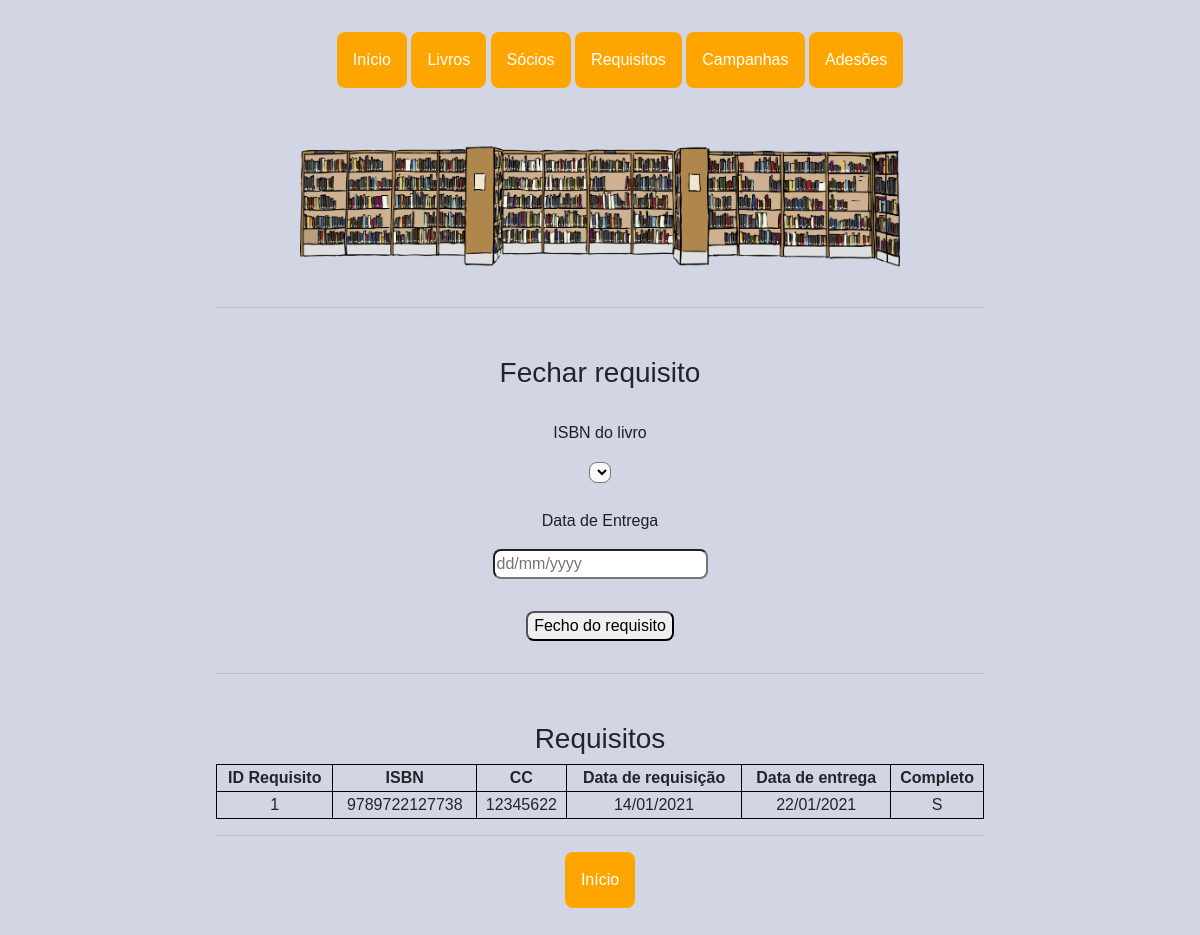
The page /compl_req on the database as committed earlier.
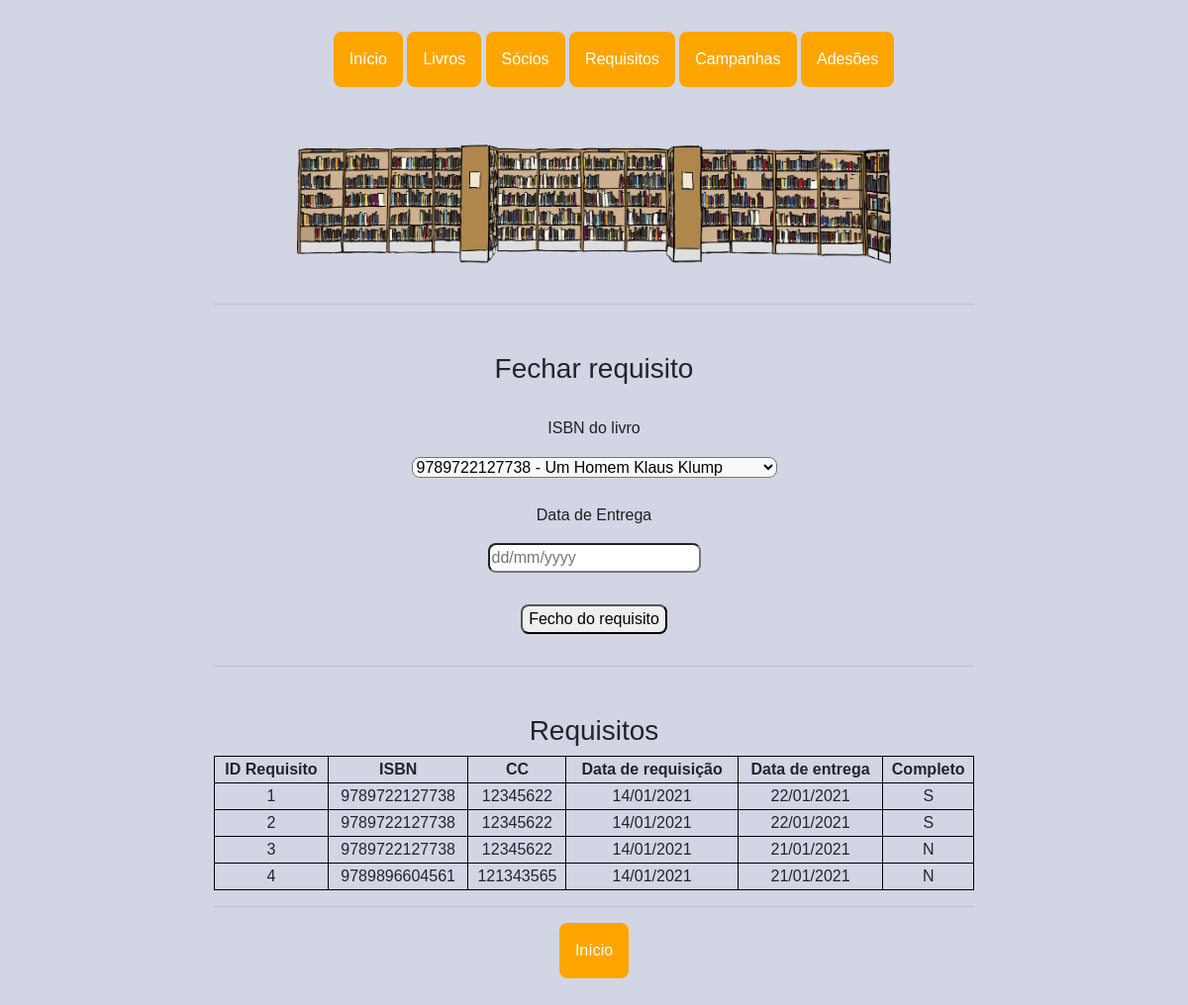
The same page on the database as committed later.
### app.py (models this page shows)
class Requisito(db.Model):
    __tablename__ = 'requisito'
    id_req = db.Column(db.Integer, primary_key=True)
    ISBN_req = db.Column(db.Integer, db.ForeignKey('livro.ISBN'))
    cc_req = db.Column(db.Integer, db.ForeignKey('socio.cc'))
    data_req = db.Column(db.String(10))
    data_entr = db.Column(db.String(10))
    completo = db.Column(db.String(1), default='S')

### app.py (the view)
@app.route('/compl_req', methods=['GET'])
def compl_req():
    reqs = Requisito.query.all()
    livros = db.session.query(Livro).filter_by(requisitado='S').all()
    return render_template('compl_req.html', reqs=reqs, livros=livros)

### templates/compl_req.html
{% extends "base.html"%} {%block title %}Fechar requisito - Biblioteca{%endblock%} {%block pic %}<img class="bgpic" src="{{ url_for('static', filename = 'imgs/lib.png') }}" alt="logo" />{%endblock%} {%block content%}
<h3>Fechar requisito</h3>
<form action="/compl_req2" method="post">
    <p>ISBN do livro</p>
    <select name="isbns" id="isbns">
        {% for livro in livros %}
        <option value="{{ livro.ISBN }}">{{livro.ISBN}} - {{livro.titulo}}</option>
        {% endfor %}
    </select>
    <p>Data de Entrega</p>
    <input type="text" id="dt_ent" name="dt_ent" required="required" class="dt_ent" placeholder="dd/mm/yyyy">
    <input type="submit" class="sub final" value="Fecho do requisito">
</form>
<hr />
<h3>Requisitos</h3>
<table style="width:100%" class="pure-table pure-table-horizontal">
    <tr>
        <th>ID Requisito</th>
        <th>ISBN</th>
        <th>CC</th>
        <th>Data de requisição</th>
        <th>Data de entrega</th>
        <th>Completo</th>
    </tr>
    {% for req in reqs %}
    <tr>
        <td>{{req.id_req}}</td>
        <td>{{req.ISBN_req}}</td>
        <td>{{req.cc_req}}</td>
        <td>{{req.data_req}}</td>
        <td>{{req.data_entr}}</td>
        <td>{{req.completo}}</td>
        {% endfor %}
</table>
<hr />
<div class="dropdown">
    <li><a href="/"><button class="dropbtn botoes ">Início</button></a>
    </li>
</div>
{%endblock%}

### templates/base.html (shortened to what this page needs)
<!DOCTYPE html>
<html lang="en">
<head>
    <link rel="stylesheet" href="https://unpkg.com/purecss@2.0.3/build/pure-min.css">
    <link rel="stylesheet" href="https://stackpath.bootstrapcdn.com/bootstrap/4.3.1/css/bootstrap.min.css" />
    <link rel="stylesheet" type="text/css" href="{{ url_for('static', filename = 'styles.css') }}" />
</head>
<body>
    <header>
        <section id="nav">
            <div class="menu">
                <ul>
                    <div class="dropdown">
                        <li><a href="/"><button class="dropbtn botoes ">Início</button></a>
                        </li>
                    </div>
                    <div class="dropdown">
                        <li><button class="dropbtn botoes">Livros</button>
                        </li>
                    </div>
                    <div class="dropdown">
                        <li><button class="dropbtn botoes">Sócios</button>
                        </li>
                    </div>
                    <div class="dropdown">
                        <li><button class="dropbtn botoes">Requisitos</button>
                        </li>
                    </div>
                    <div class="dropdown">
                        <li><a href="campanhas"><button class="dropbtn botoes ">Campanhas</button></a>
                        </li>
                    </div>
                    <div class="dropdown">
                        <li><a href="socio_camp"><button class="dropbtn botoes">Adesões</button></a>
                        </li>
                    </div>
                </ul>
            </div>
        </section>
        {%block pic%} {%endblock%}
    </header>
    <main>
        <section id="cont">
            <div class="conts">
                <hr />{%block content%} {%endblock%}</div>
        </section>
    </main>
</body>
</html>

### static/styles.css (style rules this page uses)
*, *::before, *::after { box-sizing: border-box; }
body { background-color: #D2D5E4; margin: 0; font-family: 'Ubuntu', sans-serif; padding-top: 2rem; padding-bottom: 2rem; }
header { display: flex; flex-direction: column; width: 100%; background-color: #D2D5E4; text-align: center; padding-bottom: 1.5rem; }
form { text-align: center; width: auto; }
a { color: #e9e9fc; }
p { color: #202022; padding-top: 1.5rem; }
select { padding-top: -1rem; border-radius: 0.5rem; background-color: #f9f9f9; }
input { padding-top: -1rem; border-radius: 0.5rem; }
h1, h2, h3 { padding-top: 2rem; }
table, th, td { border: 1px solid black; }
#nav { width: auto; margin-left: 0.25rem; margin-right: 0.25rem; }
#cont { display: flex; flex-direction: column; justify-content: center; font-family: 'Ubuntu', sans-serif; max-width: 50rem; margin: 0 auto; padding: 0 1rem; }
.dropbtn { background-color: #4CAF50; color: white; padding: 16px; font-size: 16px; border: none; cursor: pointer; }
.dropdown button { background-color: #FFA500; color: white; font-size: 16px; border: none; cursor: pointer; }
.dropdown { position: relative; display: inline-block; }
.dropdown li { display: inline; }
.sub { border-radius: 0.5rem; margin: 2rem; width: auto; }
.conts { padding: 0 0 5rem 0; text-align: center; }
.botoes { border-radius: 0.5rem; width: auto; }
.bgpic { margin: auto; max-width: 50%; }
.final { display: block; margin-left: auto; margin-right: auto; }

Rows that differ between the two databases and show on the page:
added Requisito: id_req "2", ISBN_req "9789722127738", cc_req "12345622", data_req "14/01/2021", data_entr "22/01/2021", completo "S"
added Requisito: id_req "3", ISBN_req "9789722127738", cc_req "12345622", data_req "14/01/2021", data_entr "21/01/2021", completo "N"
added Requisito: id_req "4", ISBN_req "9789896604561", cc_req "121343565", data_req "14/01/2021", data_entr "21/01/2021", completo "N"
Other text that changed with them:
form field isbns: (not shown) → "9789722127738 - Um Homem Klaus Klump"
